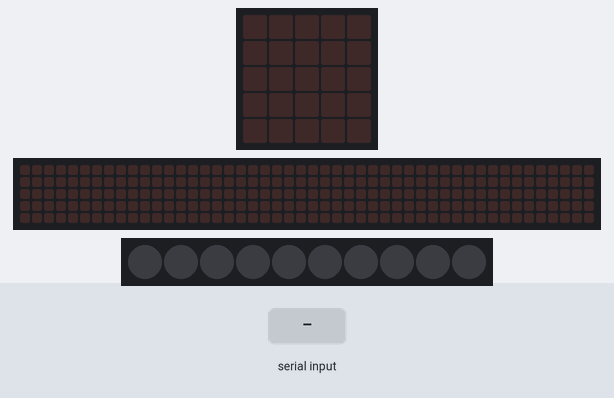
The program below on a simulated BBC micro:bit running MicroPython. On the bench: the board's 5×5 LED display, a strip that is not on the board, showing the scrolling text unrolled, 10 RGB LEDs in strip order, left to right. The inputs (shaded band) are chosen by the test bench. The 48×5 strip is a reading aid, not a part: it shows the text the display is scrolling, unrolled, one strip-width of it at a time.

Above: at 1.2 s.
1.3 s: "red" typed at the serial console
At 1.37 s:
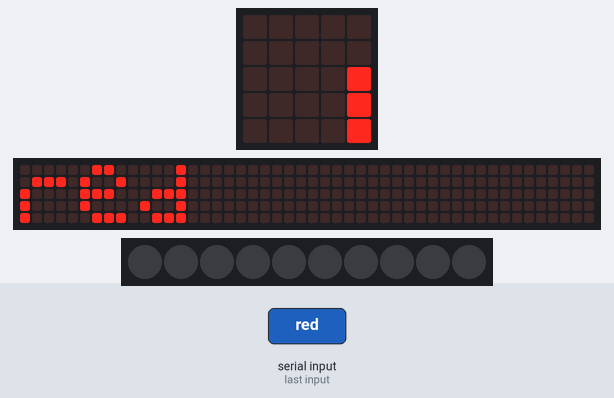
4.3 s: "1" typed at the serial console
At 4.37 s:
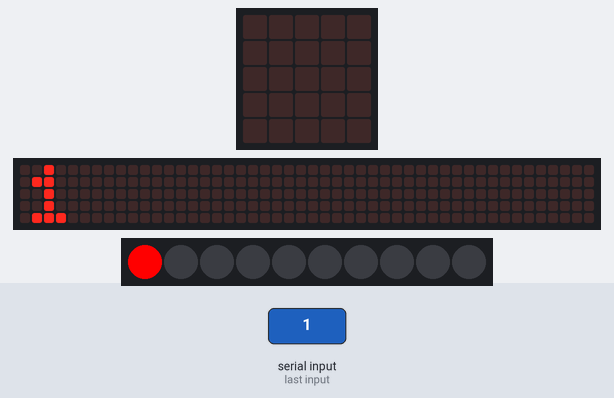
7.3 s: "green" typed at the serial console
At 7.37 s:
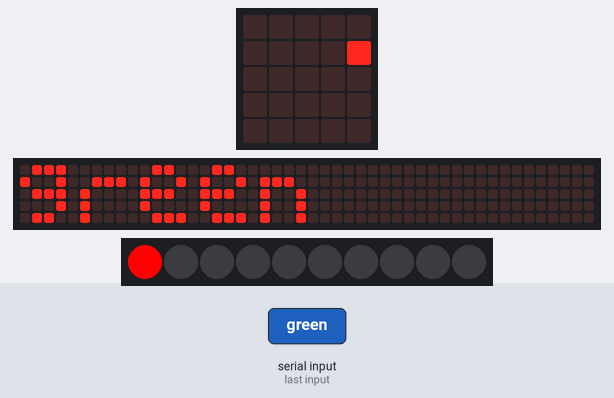
10.3 s: "Green" typed at the serial console
At 11.72 s:
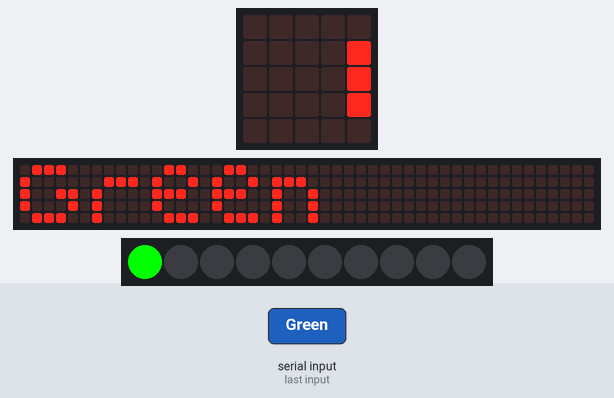
13.3 s: "blue" typed at the serial console
At 20.8 s:
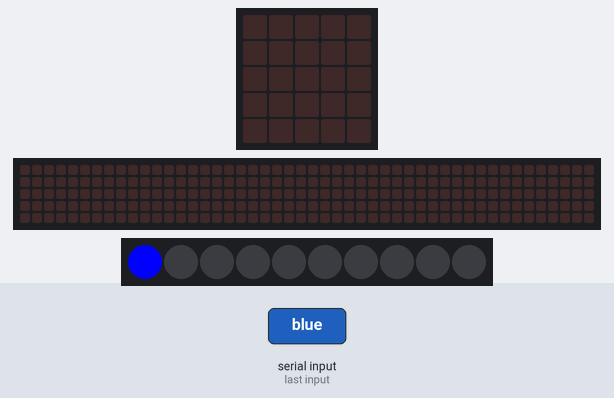

Measured:
- after the input at 1.3 s, the display: changes at once (image 1)
- after the input at 4.3 s, the display: changes at once (image 2)
- after the input at 7.3 s, the display: changes at once (image 3)
- after the input at 10.3 s, the display: first differs from a run without the input after 1.4 s (image 4)
- after the input at 13.3 s, the display: first differs from a run without the input after 2.9 s (image 5 shows a later state)

The program:

neopixel_speech_recognition.py
```python
# Imports go at the top
from microbit import *
import neopixel

np = neopixel.NeoPixel(pin1, 10)

uart.init(115200)

# Code in a 'while True:' loop repeats forever
while True:
    speech = uart.read()
    if speech != None:
        display.scroll(speech)
        if speech == b"red":
            np[0] = (255, 0, 0)
            np.show()
        elif speech == b"green" or speech == b"Green":
            np[0] = (0, 255, 0)
            np.show()
        elif speech == b"blue":
            np[0] = (0, 0, 255)
            np.show()
```
